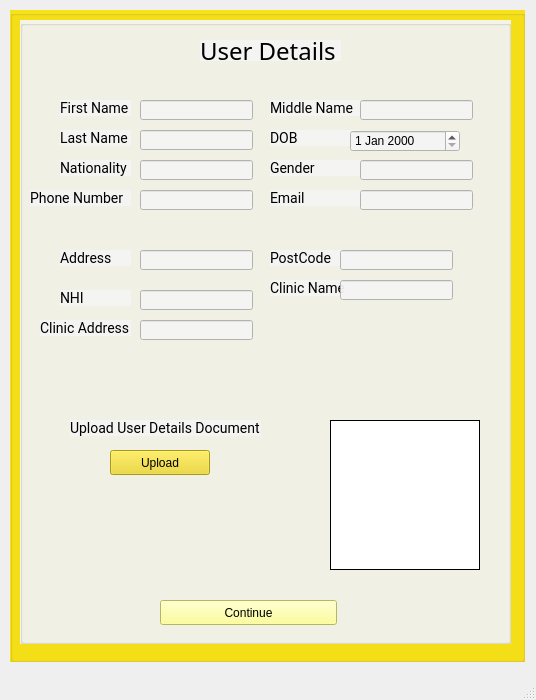
<?xml version="1.0" encoding="UTF-8"?>
<ui version="4.0">
 <class>CitezinDetails</class>
 <widget class="QMainWindow" name="CitezinDetails">
  <property name="geometry">
   <rect>
    <x>0</x>
    <y>0</y>
    <width>536</width>
    <height>700</height>
   </rect>
  </property>
  <property name="windowTitle">
   <string>MainWindow</string>
  </property>
  <widget class="QWidget" name="centralwidget">
   <widget class="QGroupBox" name="groupBox">
    <property name="geometry">
     <rect>
      <x>10</x>
      <y>10</y>
      <width>515</width>
      <height>652</height>
     </rect>
    </property>
    <property name="styleSheet">
     <string notr="true">background-color: rgb(247, 225, 24);</string>
    </property>
    <property name="title">
     <string/>
    </property>
    <widget class="QGroupBox" name="groupBox_2">
     <property name="geometry">
      <rect>
       <x>10</x>
       <y>10</y>
       <width>491</width>
       <height>624</height>
      </rect>
     </property>
     <property name="styleSheet">
      <string notr="true">background-color: rgb(244, 244, 244,0.94);</string>
     </property>
     <property name="title">
      <string/>
     </property>
     <widget class="QLabel" name="label">
      <property name="geometry">
       <rect>
        <x>180</x>
        <y>20</y>
        <width>141</width>
        <height>21</height>
       </rect>
      </property>
      <property name="styleSheet">
       <string notr="true">font-family: Nunito;
font-style: normal;
font-weight: normal;
font-size: 24px;
line-height: 33px;

color: #000000;</string>
      </property>
      <property name="text">
       <string>User Details</string>
      </property>
     </widget>
     <widget class="QLabel" name="FirstName">
      <property name="geometry">
       <rect>
        <x>40</x>
        <y>80</y>
        <width>71</width>
        <height>16</height>
       </rect>
      </property>
      <property name="styleSheet">
       <string notr="true">font-family: Roboto;
font-style: normal;
font-weight: normal;
font-size: 14px;
line-height: 16px;

color: #000000;</string>
      </property>
      <property name="text">
       <string>First Name</string>
      </property>
     </widget>
     <widget class="QLabel" name="LastName">
      <property name="geometry">
       <rect>
        <x>40</x>
        <y>110</y>
        <width>71</width>
        <height>16</height>
       </rect>
      </property>
      <property name="styleSheet">
       <string notr="true">font-family: Roboto;
font-style: normal;
font-weight: normal;
font-size: 14px;
line-height: 16px;

color: #000000;</string>
      </property>
      <property name="text">
       <string>Last Name</string>
      </property>
     </widget>
     <widget class="QLabel" name="LastName_2">
      <property name="geometry">
       <rect>
        <x>40</x>
        <y>140</y>
        <width>71</width>
        <height>16</height>
       </rect>
      </property>
      <property name="styleSheet">
       <string notr="true">font-family: Roboto;
font-style: normal;
font-weight: normal;
font-size: 14px;
line-height: 16px;

color: #000000;</string>
      </property>
      <property name="text">
       <string>Nationality</string>
      </property>
     </widget>
     <widget class="QLabel" name="LastName_3">
      <property name="geometry">
       <rect>
        <x>40</x>
        <y>230</y>
        <width>71</width>
        <height>16</height>
       </rect>
      </property>
      <property name="styleSheet">
       <string notr="true">font-family: Roboto;
font-style: normal;
font-weight: normal;
font-size: 14px;
line-height: 16px;

color: #000000;</string>
      </property>
      <property name="text">
       <string>Address</string>
      </property>
     </widget>
     <widget class="QLabel" name="LastName_4">
      <property name="geometry">
       <rect>
        <x>10</x>
        <y>170</y>
        <width>101</width>
        <height>16</height>
       </rect>
      </property>
      <property name="styleSheet">
       <string notr="true">font-family: Roboto;
font-style: normal;
font-weight: normal;
font-size: 14px;
line-height: 16px;

color: #000000;</string>
      </property>
      <property name="text">
       <string>Phone Number</string>
      </property>
     </widget>
     <widget class="QLabel" name="LastName_5">
      <property name="geometry">
       <rect>
        <x>40</x>
        <y>270</y>
        <width>71</width>
        <height>16</height>
       </rect>
      </property>
      <property name="styleSheet">
       <string notr="true">font-family: Roboto;
font-style: normal;
font-weight: normal;
font-size: 14px;
line-height: 16px;

color: #000000;</string>
      </property>
      <property name="text">
       <string>NHI</string>
      </property>
     </widget>
     <widget class="QLabel" name="LastName_6">
      <property name="geometry">
       <rect>
        <x>20</x>
        <y>300</y>
        <width>91</width>
        <height>16</height>
       </rect>
      </property>
      <property name="styleSheet">
       <string notr="true">font-family: Roboto;
font-style: normal;
font-weight: normal;
font-size: 14px;
line-height: 16px;

color: #000000;</string>
      </property>
      <property name="text">
       <string>Clinic Address</string>
      </property>
     </widget>
     <widget class="QLabel" name="LastName_7">
      <property name="geometry">
       <rect>
        <x>250</x>
        <y>80</y>
        <width>91</width>
        <height>16</height>
       </rect>
      </property>
      <property name="styleSheet">
       <string notr="true">font-family: Roboto;
font-style: normal;
font-weight: normal;
font-size: 14px;
line-height: 16px;

color: #000000;</string>
      </property>
      <property name="text">
       <string>Middle Name</string>
      </property>
     </widget>
     <widget class="QLabel" name="LastName_8">
      <property name="geometry">
       <rect>
        <x>250</x>
        <y>110</y>
        <width>91</width>
        <height>16</height>
       </rect>
      </property>
      <property name="styleSheet">
       <string notr="true">font-family: Roboto;
font-style: normal;
font-weight: normal;
font-size: 14px;
line-height: 16px;

color: #000000;</string>
      </property>
      <property name="text">
       <string>DOB</string>
      </property>
     </widget>
     <widget class="QLabel" name="LastName_9">
      <property name="geometry">
       <rect>
        <x>250</x>
        <y>140</y>
        <width>91</width>
        <height>16</height>
       </rect>
      </property>
      <property name="styleSheet">
       <string notr="true">font-family: Roboto;
font-style: normal;
font-weight: normal;
font-size: 14px;
line-height: 16px;

color: #000000;</string>
      </property>
      <property name="text">
       <string>Gender</string>
      </property>
     </widget>
     <widget class="QLabel" name="LastName_10">
      <property name="geometry">
       <rect>
        <x>250</x>
        <y>170</y>
        <width>91</width>
        <height>16</height>
       </rect>
      </property>
      <property name="styleSheet">
       <string notr="true">font-family: Roboto;
font-style: normal;
font-weight: normal;
font-size: 14px;
line-height: 16px;

color: #000000;</string>
      </property>
      <property name="text">
       <string>Email</string>
      </property>
     </widget>
     <widget class="QLabel" name="LastName_11">
      <property name="geometry">
       <rect>
        <x>250</x>
        <y>230</y>
        <width>91</width>
        <height>16</height>
       </rect>
      </property>
      <property name="styleSheet">
       <string notr="true">font-family: Roboto;
font-style: normal;
font-weight: normal;
font-size: 14px;
line-height: 16px;

color: #000000;</string>
      </property>
      <property name="text">
       <string>PostCode</string>
      </property>
     </widget>
     <widget class="QLabel" name="LastName_12">
      <property name="geometry">
       <rect>
        <x>250</x>
        <y>260</y>
        <width>91</width>
        <height>16</height>
       </rect>
      </property>
      <property name="styleSheet">
       <string notr="true">font-family: Roboto;
font-style: normal;
font-weight: normal;
font-size: 14px;
line-height: 16px;

color: #000000;</string>
      </property>
      <property name="text">
       <string>Clinic Name</string>
      </property>
     </widget>
     <widget class="QLabel" name="LastName_13">
      <property name="geometry">
       <rect>
        <x>50</x>
        <y>400</y>
        <width>191</width>
        <height>16</height>
       </rect>
      </property>
      <property name="styleSheet">
       <string notr="true">font-family: Roboto;
font-style: normal;
font-weight: normal;
font-size: 14px;
line-height: 16px;

color: #000000;</string>
      </property>
      <property name="text">
       <string>Upload User Details Document</string>
      </property>
     </widget>
     <widget class="QLabel" name="label_2">
      <property name="geometry">
       <rect>
        <x>310</x>
        <y>400</y>
        <width>150</width>
        <height>150</height>
       </rect>
      </property>
      <property name="styleSheet">
       <string notr="true">background: #FFFFFF;
border: 1px solid #000000;
box-sizing: border-box;</string>
      </property>
      <property name="text">
       <string/>
      </property>
     </widget>
     <widget class="QPushButton" name="pushButton">
      <property name="geometry">
       <rect>
        <x>90</x>
        <y>430</y>
        <width>100</width>
        <height>25</height>
       </rect>
      </property>
      <property name="styleSheet">
       <string notr="true">background-color: rgb(237, 215, 22);
</string>
      </property>
      <property name="text">
       <string>Upload</string>
      </property>
     </widget>
     <widget class="QPushButton" name="pushButton_2">
      <property name="geometry">
       <rect>
        <x>140</x>
        <y>580</y>
        <width>177</width>
        <height>25</height>
       </rect>
      </property>
      <property name="styleSheet">
       <string notr="true">background-color: rgb(255, 255, 127);
</string>
      </property>
      <property name="text">
       <string>Continue</string>
      </property>
     </widget>
     <widget class="QLineEdit" name="firstName">
      <property name="geometry">
       <rect>
        <x>120</x>
        <y>80</y>
        <width>113</width>
        <height>20</height>
       </rect>
      </property>
     </widget>
     <widget class="QLineEdit" name="lastName">
      <property name="geometry">
       <rect>
        <x>120</x>
        <y>110</y>
        <width>113</width>
        <height>20</height>
       </rect>
      </property>
     </widget>
     <widget class="QLineEdit" name="middleName">
      <property name="geometry">
       <rect>
        <x>340</x>
        <y>80</y>
        <width>113</width>
        <height>20</height>
       </rect>
      </property>
     </widget>
     <widget class="QLineEdit" name="Nationalityx">
      <property name="geometry">
       <rect>
        <x>120</x>
        <y>140</y>
        <width>113</width>
        <height>20</height>
       </rect>
      </property>
     </widget>
     <widget class="QLineEdit" name="Phnx">
      <property name="geometry">
       <rect>
        <x>120</x>
        <y>170</y>
        <width>113</width>
        <height>20</height>
       </rect>
      </property>
     </widget>
     <widget class="QLineEdit" name="Addx">
      <property name="geometry">
       <rect>
        <x>120</x>
        <y>230</y>
        <width>113</width>
        <height>20</height>
       </rect>
      </property>
     </widget>
     <widget class="QLineEdit" name="NHIx">
      <property name="geometry">
       <rect>
        <x>120</x>
        <y>270</y>
        <width>113</width>
        <height>20</height>
       </rect>
      </property>
     </widget>
     <widget class="QLineEdit" name="Clinicaddx">
      <property name="geometry">
       <rect>
        <x>120</x>
        <y>300</y>
        <width>113</width>
        <height>20</height>
       </rect>
      </property>
     </widget>
     <widget class="QLineEdit" name="Genderx">
      <property name="geometry">
       <rect>
        <x>340</x>
        <y>140</y>
        <width>113</width>
        <height>20</height>
       </rect>
      </property>
     </widget>
     <widget class="QLineEdit" name="Emailx">
      <property name="geometry">
       <rect>
        <x>340</x>
        <y>170</y>
        <width>113</width>
        <height>20</height>
       </rect>
      </property>
     </widget>
     <widget class="QLineEdit" name="postcodex">
      <property name="geometry">
       <rect>
        <x>320</x>
        <y>230</y>
        <width>113</width>
        <height>20</height>
       </rect>
      </property>
     </widget>
     <widget class="QLineEdit" name="ClinicNx">
      <property name="geometry">
       <rect>
        <x>320</x>
        <y>260</y>
        <width>113</width>
        <height>20</height>
       </rect>
      </property>
     </widget>
     <widget class="QDateEdit" name="dateEdit">
      <property name="geometry">
       <rect>
        <x>330</x>
        <y>110</y>
        <width>110</width>
        <height>22</height>
       </rect>
      </property>
     </widget>
    </widget>
   </widget>
  </widget>
  <widget class="QMenuBar" name="menubar">
   <property name="geometry">
    <rect>
     <x>0</x>
     <y>0</y>
     <width>536</width>
     <height>20</height>
    </rect>
   </property>
  </widget>
  <widget class="QStatusBar" name="statusbar"/>
 </widget>
 <resources/>
 <connections/>
</ui>
